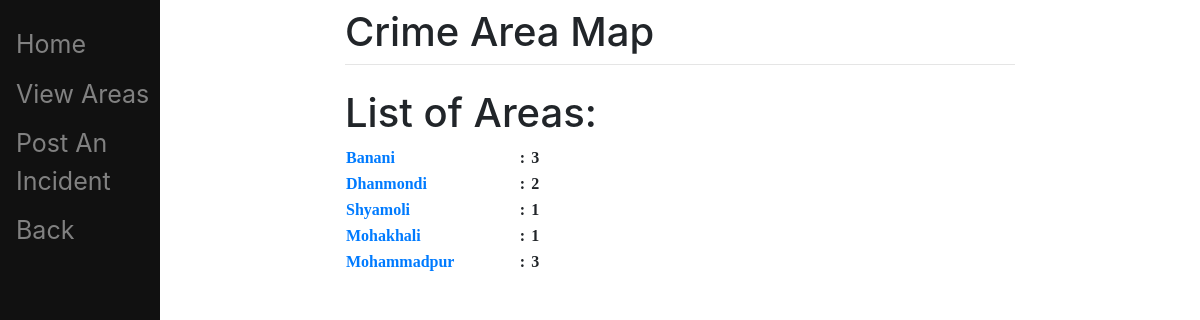
/Areas, run on an earlier commit of the app's database.
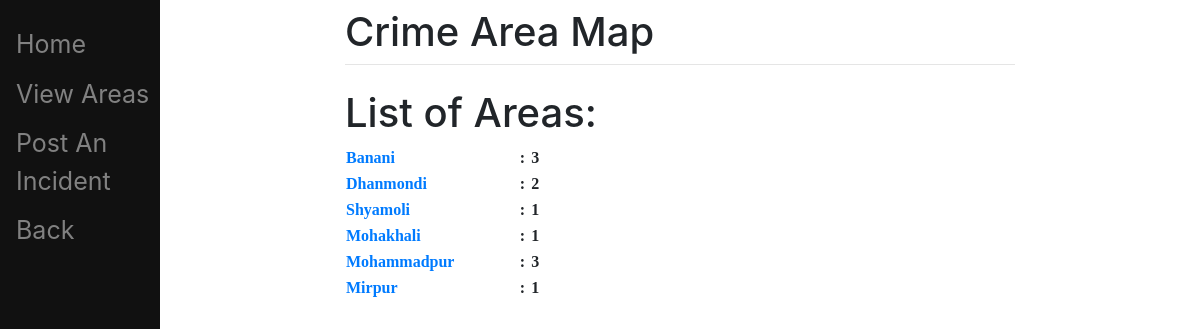
And on a later commit of the database.
### main/models.py (models this page shows, shortened)
class Area(models.Model):
	name = models.CharField(max_length=150)
	number_of_crimes = models.IntegerField(default=0)

### main/views.py (the view)
# urls.py: path("Areas", views.areas, name="areas"),
def areas(response):
	my_dict = {}
	for obj in list(Area.objects.all()):
		my_dict[obj.name] = obj.number_of_crimes
	return render(response, "main/list.html", {'my_dict':my_dict})

### main/templates/main/list.html (shortened to what this page needs)
{% extends 'main/base.html' %}
{% block content %}
	<h1>List of Areas:</h1>
	<table style="width:30%; background-color:#FFFFFF; text-align:left;font-family:tahoma" >
		{% for sl,info in my_dict.items %}
		<tr> <th>  <a href="incidents/{{sl}}">{{sl}}</a> </th> <th> : </th><th> {{info}}  </th> </tr>
		{% endfor %}
	</table>
{% endblock %}

What changed in the data, as far as the page shows it:
added Area: my_dict "Mirpur"
Also different on the page:
new list line: ": 1"
